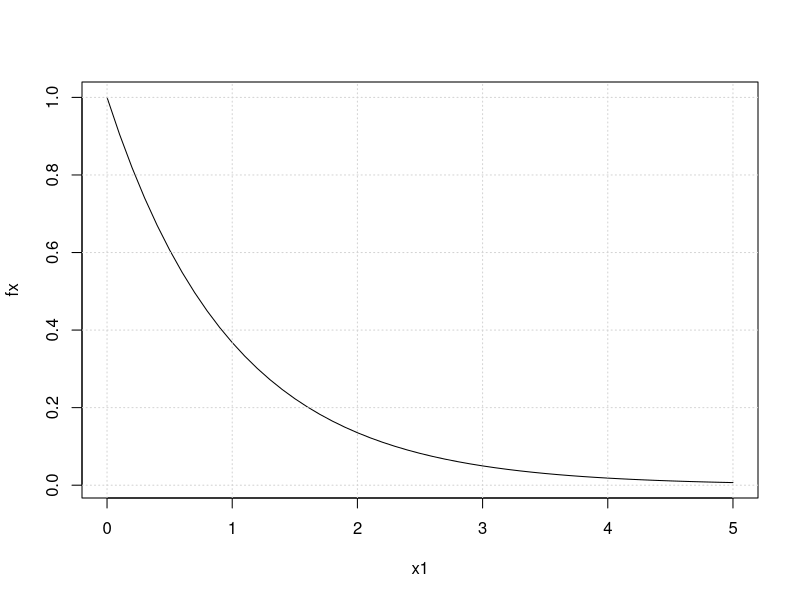
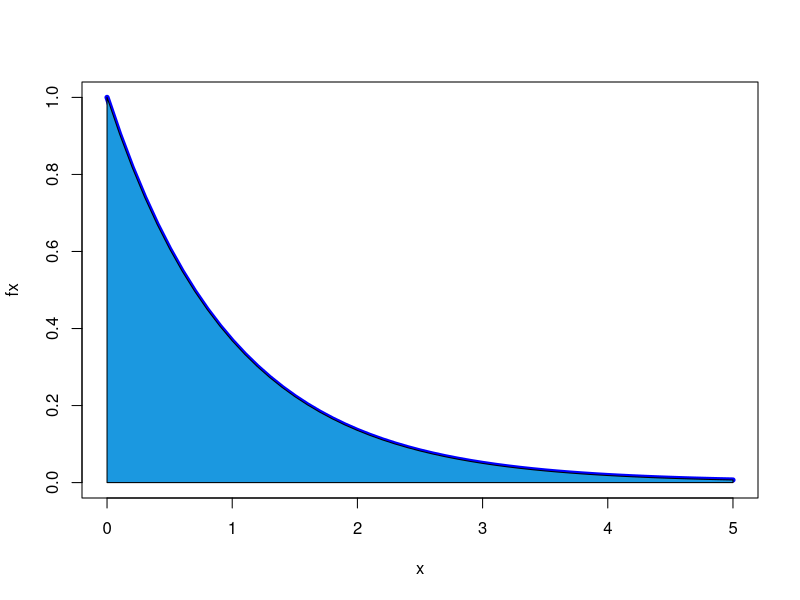
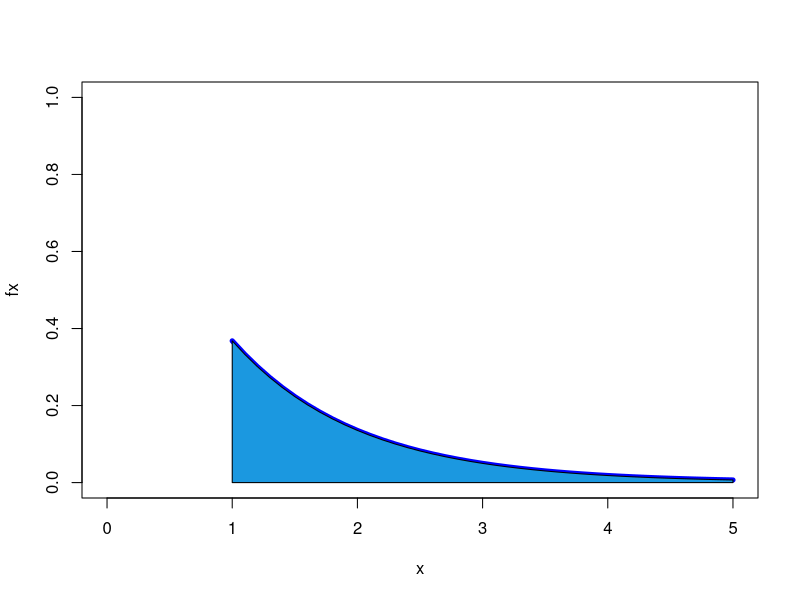
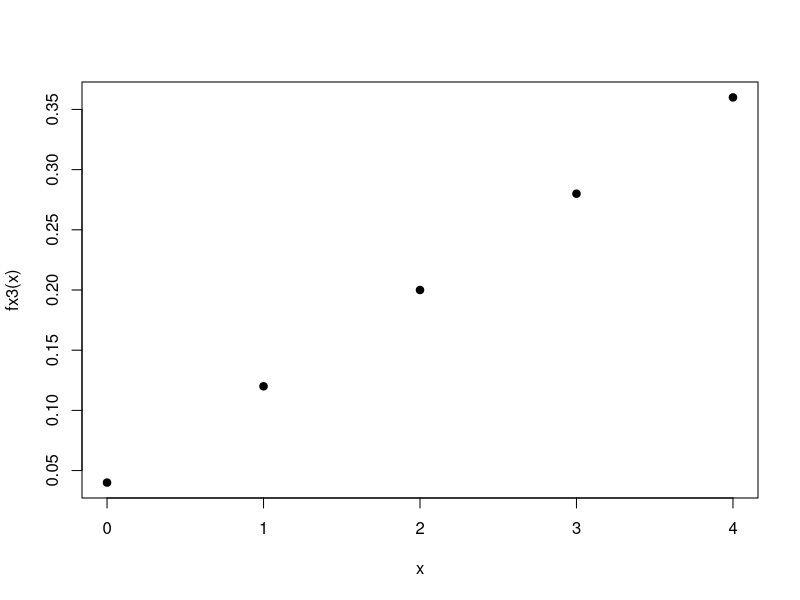
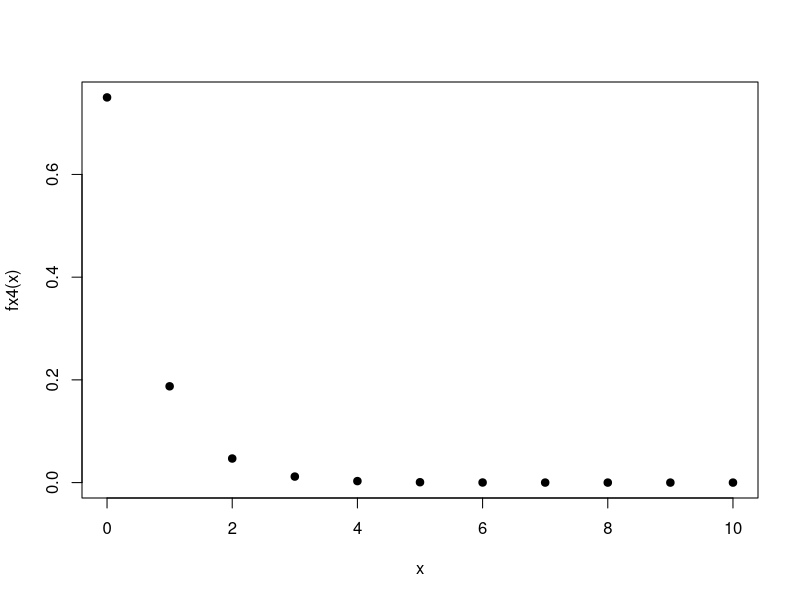
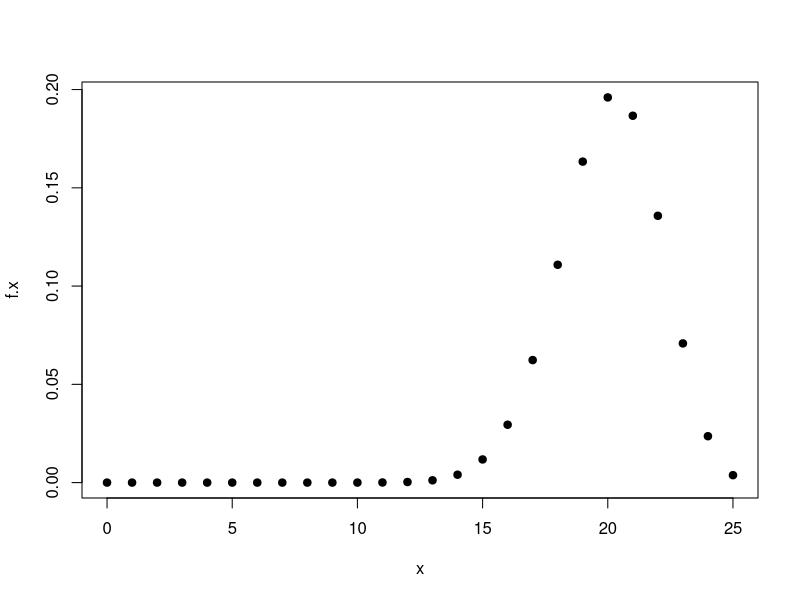

Write R code to recreate these figures, in order.
## ---- chunk 1
knitr::opts_chunk$set(echo = TRUE)
fx1=function(x){exp(-x)}
Fx2=function(x){2*x}
fx3=function(x){(2*x+1)/25}
fx4=function(x){(3/4)*(1/4)^x}

## ---- chunk 2
fx1=function(x){exp(-x)}
x1=seq(0,5,0.1)
fx=fx1(x1)
plot(x1,fx, type="l")
grid()

x=seq(0,5, by=0.1)
fx=fx1(x)

x.1=c(0,x,5)
fx.1=c(0,fx,0)

plot(x,fx, type="l", ylim=c(0,1),col="blue", lwd=5, xlim=c(0,5)) # forma 2
polygon(x.1,fx.1,col = "#1b98e0") 

integrate(fx1,0,Inf) # verificacion de que f(x) es una funcion de densidad de probabilidad
## ---- chunk 3
x=seq(1,5, by=0.1)
fx=fx1(x)

x.1a=c(1,x,5)
fx.1a=c(0,fx,0)

plot(x,fx, type="l", ylim=c(0,1),col="blue", lwd=5, xlim=c(0,5)) # forma 2
polygon(x.1a,fx.1a,col = "#1b98e0") 

integrate(fx1,1,Inf) # P(X>1)
## ---- chunk 4
fxx=function(x){x*exp(-x)}
integrate(fxx,0,Inf)
## ---- chunk 5
fxx=function(x){x*exp(-x)}
Ex=integrate(fxx,0,Inf)  # valor esperado de X. primer momento

fxx=function(x){x^2*exp(-x)}
Ex2=integrate(fxx,0,Inf)  # segundo momento  de X

Vx=Ex2$value-Ex$value^2 # varianza de X
Vx 
## ---- chunk 6
fx3=function(x){(2*x+1)/25}
x=0:4
plot(x,fx3(x), pch=19)
sum(fx3(x)) # verificacion de que f(x) es una funcion de distribucion de probabilidad
## ---- chunk 7
x=0:10
plot(x,fx4(x), pch=19)
## ---- chunk 8
fx=function(x){choose(25,x)*0.80^x*(1-0.80)^(25-x)}
x=0:25
f.x=fx(x)
plot(x,f.x, pch=19)
sum(f.x) # verificacion de que f(x) es una fun.de distribucion de probabilidad
fx(20) # P(X=20)
sum(f.x[0:20]) # P(X<=20)
